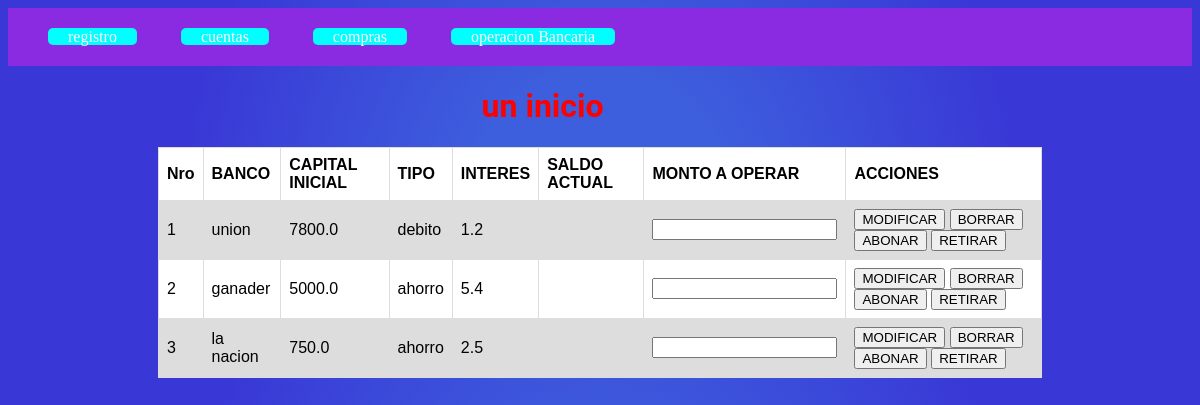
Before: /cuentas with the older database file.
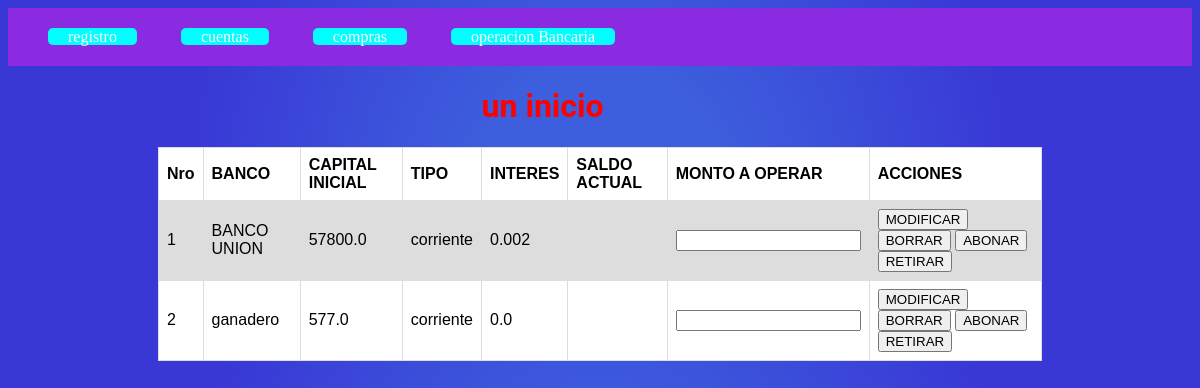
After: the same page with the newer database file.
### aplicaciones/CuentaBancaria/models.py (models this page shows, shortened)
class cuenta(models.Model):
    id_c=models.AutoField(primary_key=True)
    banco=models.CharField (max_length=20)
    capital=models.FloatField(max_length=6)
    fecha=models.DateField(editable=True)
    tipo=models.CharField(max_length=10,default='corriente')
    interes=models.FloatField(max_length=6,default=0.00)

### aplicaciones/CuentaBancaria/views.py (the view)
# urls.py: path('cuentas',views.listaDecuentas),
def listaDecuentas(request):
    ctafil=filtraEstadosCuenta
    return render(request,"ListaDcuentas.html",{"cuentas":ctafil})

### aplicaciones/CuentaBancaria/views.py (called while the page is built)
def filtraEstadosCuenta():
    cuentas=cuenta.objects.all()
    listcuentas=[]
    for ct in cuentas:
        totalr=totalretiros(ct.id_c)
        totala=totalabonos(ct.id_c)
        ct.capital=ct.capital+totala-totalr
        listcuentas.append(ct)
    return listcuentas

def totalretiros(id):
    saldo=transaccion.objects.filter(id_c=id)
    totalRetiros=0
    if (saldo):
        for s in saldo:
            totalRetiros=s.retiro+totalRetiros
    return totalRetiros

def totalabonos(id):
    saldo=transaccion.objects.filter(id_c=id)
    total=0
    if (saldo):
        for s in saldo:
            total=s.Abono+total
    return total

### aplicaciones/CuentaBancaria/templates/ListaDcuentas.html (shortened to what this page needs)
{% extends "encabezado.html" %}
{% block contenido %}
<div class='contentabla'>
    <table>
        <tr>
            <th>Nro</th>
            <th>BANCO</th>
            <th>CAPITAL INICIAL</th>
            <th>TIPO</th>
            <th>INTERES</th>
            <th>SALDO ACTUAL</th>
            <th>MONTO A OPERAR</th>
            <th>ACCIONES</th>
        </tr>
            {% for cta in cuentas %}
            <tr>
            <td>{{forloop.counter}}</td>
            <td>{{cta.banco}}</td>
            <td>{{cta.capital}}</td>
            <td>{{cta.tipo}}</td>
            <td>{{cta.interes}}</td>
            <td></td>
            <form action="/retiro/{{cta.id_c}}" method="post"> {% csrf_token %}
            <td><input type="number" name="num"></td>
            <td>
                <input type="submit" class='btntabla' value="MODIFICAR">
                <input type="submit" class='btntabla' value="BORRAR">
                <input type="submit" class='btntabla' value="ABONAR">
                <input type="submit" class='btntabla' value="RETIRAR">
            </form>
            </tr>
            {% endfor %}
    </table>
</div>
{% endblock  %}

### materialesconstruccion/templates/encabezado.html (shortened to what this page needs)
<!DOCTYPE html>
{% load static %}
<html lang="en">
<head>
    <link rel="stylesheet" href="{% static '/css/estilos.css' %}" />
</head>
<body>
    {% include "Navegacion.html" %}
    <h1>un inicio</h1>
    {% block contenido %}
    {% endblock  %}
</body>
</html>

### materialesconstruccion/templates/Navegacion.html
<ul class="navul">
    <li class="navli"><a class="nava" href="/">registro</a></li>
    <li class="navli"><a class="nava" href="cuentas">cuentas</a></li>
    <li class="navli"><a class="nava" href="/compra">compras</a></li>
    <li class="navli"><a class="nava" href="/operacion">operacion Bancaria</a></li>
</ul>

### materialesconstruccion/static/css/estilos.css (style rules this page uses)
h1 { color:red; margin-left:40% ; font-family: 'Roboto'; }
table { font-family: arial, sans-serif; border-collapse: collapse; width: 100%; }
td, th { border: 1px solid #dddddd; text-align: left; padding: 8px; }
tr:nth-child(even) { background-color: #dddddd; }
tr:nth-child(odd) { background-color: #ffffff; }
body { background: rgb(61,94,221); background: radial-gradient(circle, rgba(61,94,221,1) 20%, rgba(57,55,214,1) 67%); }
.navli { display:inline; margin: 0px 20px; background-color: aqua; padding: 0px 20px; border-radius: 5px; }
.navul { background-color: blueviolet; padding: 20px; margin-top: 0px; }
.nava { color: white; text-decoration:none; }
.contentabla { padding: 0px 150px; }

Changed rows visible on the page:
removed cuenta: banco "union", capital "7800.0", tipo "debito", interes "1.2"
removed cuenta: banco "ganader", capital "5000.0", tipo "ahorro", interes "5.4"
removed cuenta: banco "la nacion", capital "750.0", tipo "ahorro", interes "2.5"
added cuenta: banco "BANCO UNION", capital "57800.0", tipo "corriente", interes "0.002"
added cuenta: banco "ganadero", capital "577.0", tipo "corriente", interes "0.0"
